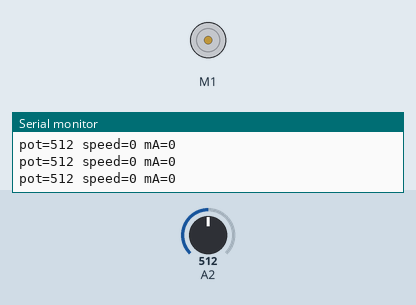
Bench run of a sketch on a simulated Arduino Uno, built with avr-gcc and run on an emulated ATmega328P. On the bench: DC motor (green arrow = forward, orange = backward, longer = faster), the last lines printed to the serial monitor. Inputs (shaded band) come from the test bench; at power-on: A2 = 512.

Above: at 1.2 s.
1.3 s: A2 set to 390
At 1.6 s:
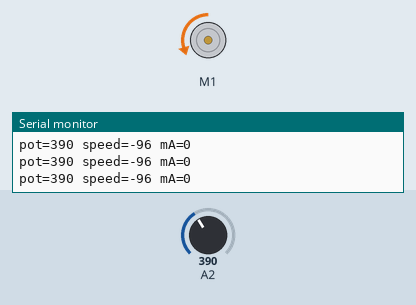
2.8 s: A2 set to 410
At 3.9 s:
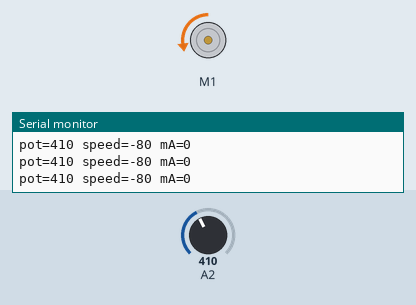
4.3 s: A2 set to 306
At 5.1 s:
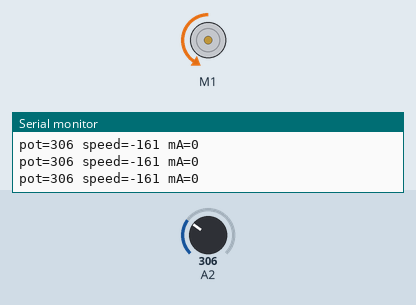
5.8 s: A2 set to 122
At 6.2 s:
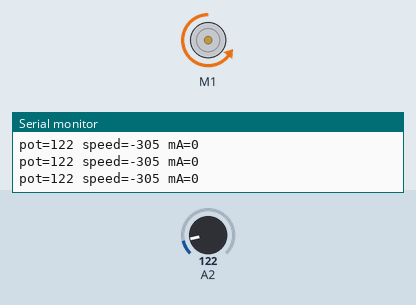
7.3 s: A2 set to 90
At 8.5 s:
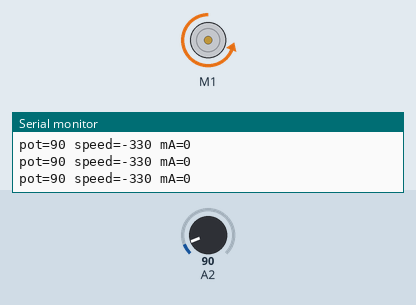
8.8 s: A2 set to 511
At 9.7 s:
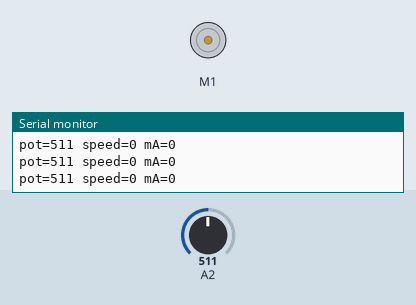
Timing chart, 0 to 11.3 s (numbered marks = the images above; inputs shaded):
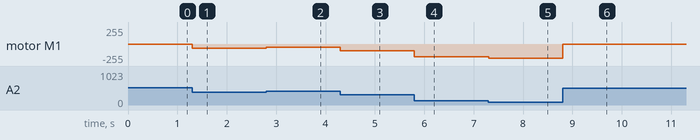

Measured:
- after the input at 1.3 s, motor M1: stopped → backward 61/255 at once
- after the input at 2.8 s, motor M1: backward 61/255 → backward 51/255 at once
- after the input at 4.3 s, motor M1: backward 51/255 → backward 102/255 at once
- after the input at 5.8 s, motor M1: backward 102/255 → backward 194/255 at once
- after the input at 7.3 s, motor M1: backward 194/255 → backward 210/255 at once
- after the input at 8.8 s, motor M1: backward 210/255 → stopped at once

The sketch:

VNH5019DC.ino
```cpp
#include "DualVNH5019MotorShield.h"

DualVNH5019MotorShield md;

void stopIfFault()
{
  if (md.getM1Fault())
  {
    Serial.println("M1 fault");
    while(1);
  }
  if (md.getM2Fault())
  {
    Serial.println("M2 fault");
    while(1);
  }
}

void setup()
{
  Serial.begin(115200);
  Serial.println("Dual VNH5019 Motor Shield");
  md.init();
}

void loop()
{
  int ipot = analogRead(A2);
  int speed = map(ipot,0,1023,-400,400);
  if (abs(speed) < 20) speed = 0;

  md.setM1Speed(speed);
  stopIfFault();

  // print current about 10x/sec
  static unsigned long t0 = 0;
  if (millis() - t0 > 100) {
    t0 = millis();
    Serial.print("pot=");
    Serial.print(ipot);
    Serial.print(" speed=");
    Serial.print(speed);
    Serial.print(" mA=");
    Serial.println(md.getM1CurrentMilliamps());
  }
  return;

  Serial.println("Loop 1");
  for (int i = 0; i <= 400; i++)
  {
    md.setM1Speed(i);
    stopIfFault();
    if (i%200 == 100)
    {
      Serial.print("M1 current: ");
      Serial.println(md.getM1CurrentMilliamps());
    }
    delay(2);
  }

  Serial.println("Loop 2");
  for (int i = 400; i >= -400; i--)
  {
    md.setM1Speed(i);
    stopIfFault();
    if (i%200 == 100)
    {
      Serial.print("M1 current: ");
      Serial.println(md.getM1CurrentMilliamps());
    }
    delay(2);
  }

  Serial.println("Loop 3");
  for (int i = -400; i <= 0; i++)
  {
    md.setM1Speed(i);
    stopIfFault();
    if (i%200 == 100)
    {
      Serial.print("M1 current: ");
      Serial.println(md.getM1CurrentMilliamps());
    }
    delay(2);
  }

}
```
